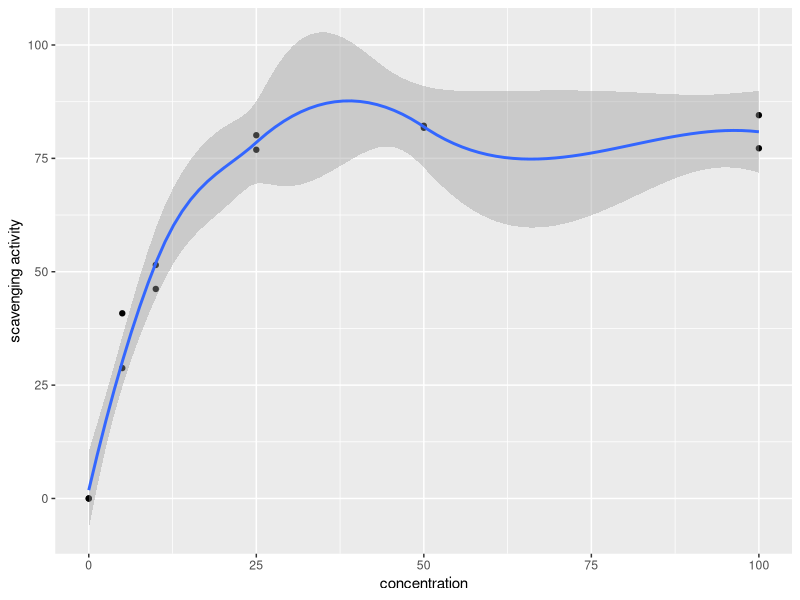
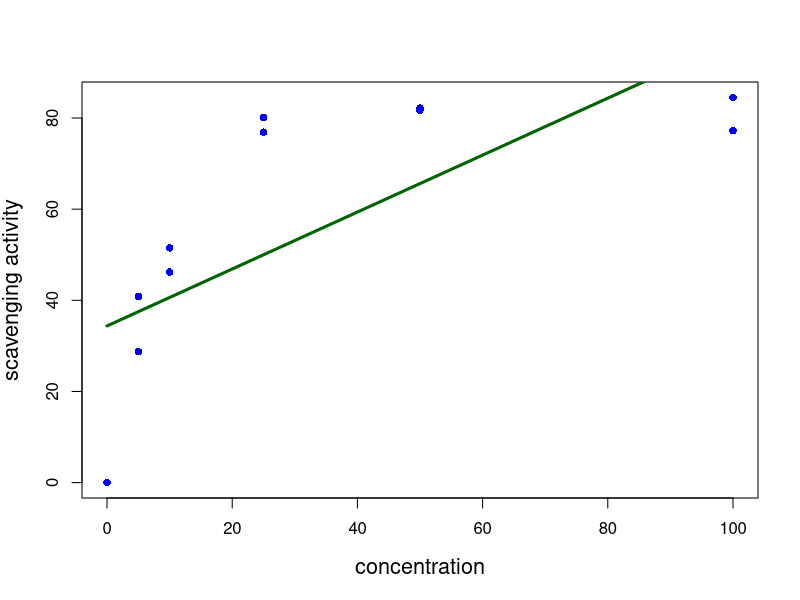
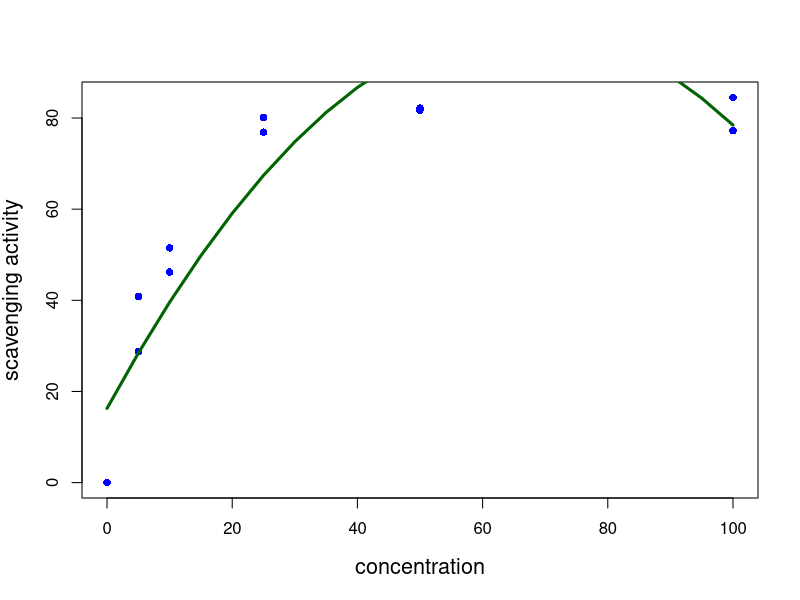
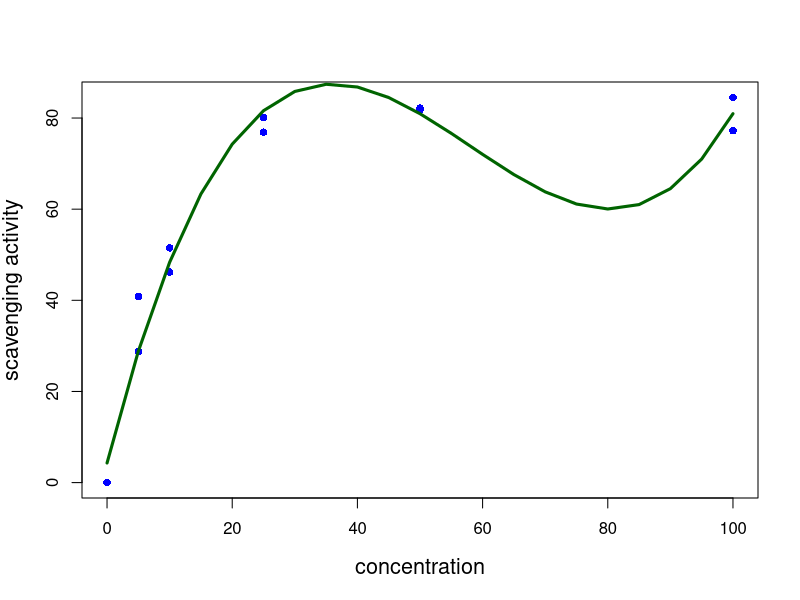

Here is the R script that generated these plots, in order:
# Loading libraries
library(readxl)
library(tidyverse)

# Loading dataset
DPPH_Ascorbic_Acid <- read_excel("Datasets/DPPH Ascorbic Acid.xlsx")
View(DPPH_Ascorbic_Acid)


# Scatter plot
DPPH_Ascorbic_Acid %>% ggplot(aes(x = concentration, 
           y = `scavenging activity`)) + geom_point() + geom_smooth()


# Regression model

######################## ORDER 1 ###########################


AA_regression_model1 <-  lm(`scavenging activity` ~ concentration,
                            data = DPPH_Ascorbic_Acid)
summary(AA_regression_model1)


convalues <- seq(0, 100, 5)
predictedcounts <- predict(AA_regression_model1,
                           list(concentration=convalues))

plot(DPPH_Ascorbic_Acid$concentration, DPPH_Ascorbic_Acid$`scavenging activity`,
     pch=16, 
     xlab = "concentration", ylab = "scavenging activity", cex.lab = 1.3, 
     col = "blue")

lines(convalues, predictedcounts, col = "darkgreen", lwd = 3)


######################## ORDER 2 ###########################


DPPH_Ascorbic_Acid$concentration2 <- DPPH_Ascorbic_Acid$concentration^2
AA_regression_model2 <-  lm(`scavenging activity` ~ concentration + concentration2,
                            data = DPPH_Ascorbic_Acid)
summary(AA_regression_model2)

convalues <- seq(0, 100, 5)
predictedcounts <- predict(AA_regression_model2,
                           list(concentration=convalues, concentration2=convalues^2))
plot(DPPH_Ascorbic_Acid$concentration, DPPH_Ascorbic_Acid$`scavenging activity`,
     pch=16, 
     xlab = "concentration", ylab = "scavenging activity", cex.lab = 1.3, 
     col = "blue")

lines(convalues, predictedcounts, col = "darkgreen", lwd = 3)


######################## ORDER 3 ###########################


DPPH_Ascorbic_Acid$concentration2 <- DPPH_Ascorbic_Acid$concentration^2
DPPH_Ascorbic_Acid$concentration3 <- DPPH_Ascorbic_Acid$concentration^3
AA_regression_model3 <-  lm(`scavenging activity` ~ concentration + concentration2 +
                              concentration3,
                            data = DPPH_Ascorbic_Acid)
summary(AA_regression_model3)

convalues <- seq(0, 100, 5)
predictedcounts <- predict(AA_regression_model3,
                           list(concentration=convalues, concentration2=convalues^2,
                                concentration3=convalues^3))
plot(DPPH_Ascorbic_Acid$concentration, DPPH_Ascorbic_Acid$`scavenging activity`,
     pch=16, 
     xlab = "concentration", ylab = "scavenging activity", cex.lab = 1.3, 
     col = "blue")

lines(convalues, predictedcounts, col = "darkgreen", lwd = 3)















